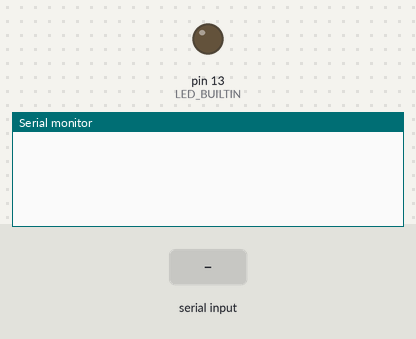
A sketch run on a simulated Arduino Uno, built with avr-gcc and run on an emulated ATmega328P. Shown: output pins drawn as LEDs (lit = HIGH), the last lines printed to the serial monitor. The test bench sets the inputs (shaded band).

Above: at 1.2 s.
1.3 s: byte 30 received over Serial
At 1.9 s:
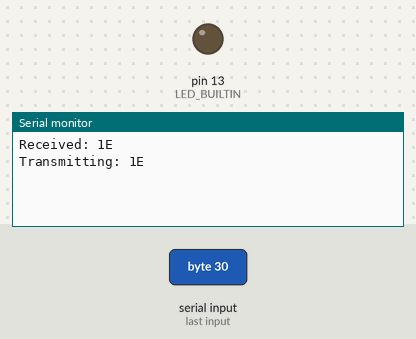
2.8 s: byte 90 received over Serial
At 4.0 s:
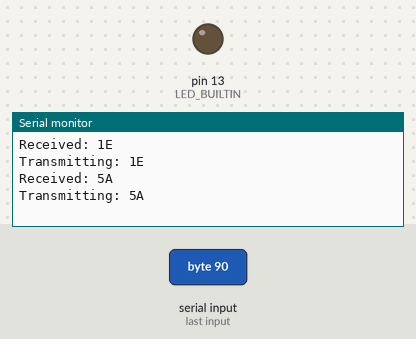
4.3 s: byte 120 received over Serial
At 5.4 s:
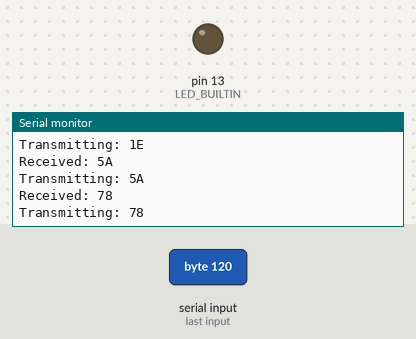

Measured:
- after the input at 1.3 s, the serial monitor: prints a new line at once (image 1)
- after the input at 2.8 s, the serial monitor: prints a new line at once (image 2)
- after the input at 4.3 s, the serial monitor: prints a new line at once (image 3)

The sketch:

virtual_remote.ino
```cpp
#include <IRremote.h>

// Length of command code (in bits) to transmit
#define COMMAND_LENGTH 32

// Cool-off period (in milliseconds) after transmission
#define IR_LED_COOLDOWN 40

// Number of times a command should be transmitted
#define PULSE_COUNT 1

// Declare variable for IR transmitter
IRsend irsend;

/**
 * Disable built-in LED and prepare serial port.
 */
void setup() {
    pinMode(LED_BUILTIN, OUTPUT);
    digitalWrite(LED_BUILTIN, 0);
    Serial.begin(9600);
}

/**
 * Wait for command code from serial port and transmit using IR transmitter.
 */
void loop() {
    // Get user's response
    int commandToTransmit = getCommandToTransmit();

    // Transmit the IR code
    Serial.print(F("Transmitting: "));
    Serial.println(commandToTransmit, HEX);
    sendCommand(commandToTransmit);
}

/**
 * Transmit an integer using the IR transmitter.
 *
 * Arguments:
 *     hexCode: An integer representing the command code to transmit.
 */
void sendCommand(int hexCode) {
    for (int i = 0; i < PULSE_COUNT; i++) {
        // sendNEC should be replaced by the appropriate command depending on
        // what the receiving device understands. See README for more info.
        irsend.sendNEC(hexCode, COMMAND_LENGTH);
        delay(IR_LED_COOLDOWN);
    }
}

/**
 * Wait for a command code to arrive at the serial port and read it.
 *
 * Returns:
 *     An integer representing the command code received at the serial port.
 */
int getCommandToTransmit() {
    int commandToTransmit;
    while (! Serial.available());
    commandToTransmit = Serial.read();
    Serial.print(F("Received: "));
    Serial.println(commandToTransmit, HEX);
    return commandToTransmit;
}
```
